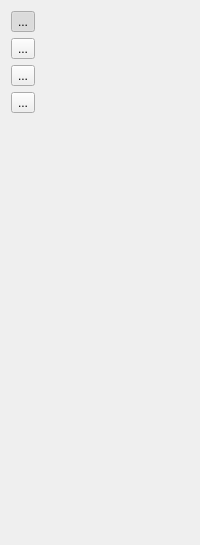
       <widget class="QWidget" name="tab_6">
        <attribute name="title">
         <string>Distortion</string>
        </attribute>
        <layout class="QGridLayout" name="gridLayout_2">
         <item row="0" column="0">
          <widget class="QToolButton" name="m_DistortionCorrectionZoomInButton">
           <property name="toolTip">
            <string>Zoom In</string>
           </property>
           <property name="text">
            <string>...</string>
           </property>
           <property name="icon">
            <iconset resource="qxrdresources.qrc">
             <normaloff>:/images/zoom-in.png</normaloff>:/images/zoom-in.png</iconset>
           </property>
           <property name="iconSize">
            <size>
             <width>24</width>
             <height>24</height>
            </size>
           </property>
           <property name="checkable">
            <bool>true</bool>
           </property>
           <property name="checked">
            <bool>true</bool>
           </property>
           <property name="autoExclusive">
            <bool>true</bool>
           </property>
          </widget>
         </item>
         <item row="0" column="1" rowspan="5">
          <widget class="QxrdDistortionCorrectionPlot" name="m_DistortionCorrectionPlot" native="true">
           <property name="sizePolicy">
            <sizepolicy hsizetype="Preferred" vsizetype="Preferred">
             <horstretch>1</horstretch>
             <verstretch>0</verstretch>
            </sizepolicy>
           </property>
          </widget>
         </item>
         <item row="1" column="0">
          <widget class="QToolButton" name="m_DistortionCorrectionZoomOutButton">
           <property name="toolTip">
            <string>Zoom Out</string>
           </property>
           <property name="text">
            <string>...</string>
           </property>
           <property name="icon">
            <iconset resource="qxrdresources.qrc">
             <normaloff>:/images/zoom-out.png</normaloff>:/images/zoom-out.png</iconset>
           </property>
           <property name="iconSize">
            <size>
             <width>24</width>
             <height>24</height>
            </size>
           </property>
          </widget>
         </item>
         <item row="2" column="0">
          <widget class="QToolButton" name="m_DistortionCorrectionZoomAllButton">
           <property name="toolTip">
            <string>Auto Scale</string>
           </property>
           <property name="text">
            <string>...</string>
           </property>
           <property name="icon">
            <iconset resource="qxrdresources.qrc">
             <normaloff>:/images/zoom-all.png</normaloff>:/images/zoom-all.png</iconset>
           </property>
           <property name="iconSize">
            <size>
             <width>24</width>
             <height>24</height>
            </size>
           </property>
          </widget>
         </item>
         <item row="3" column="0">
          <widget class="QToolButton" name="m_DistortionCorrectionMeasureButton">
           <property name="toolTip">
            <string>Measure Distances</string>
           </property>
           <property name="text">
            <string>...</string>
           </property>
           <property name="icon">
            <iconset resource="qxrdresources.qrc">
             <normaloff>:/images/measure.png</normaloff>:/images/measure.png</iconset>
           </property>
           <property name="iconSize">
            <size>
             <width>24</width>
             <height>24</height>
            </size>
           </property>
           <property name="checkable">
            <bool>true</bool>
           </property>
           <property name="autoExclusive">
            <bool>true</bool>
           </property>
           <property name="autoRaise">
            <bool>false</bool>
           </property>
           <property name="arrowType">
            <enum>Qt::NoArrow</enum>
           </property>
          </widget>
         </item>
         <item row="4" column="0">
          <spacer name="verticalSpacer_7">
           <property name="orientation">
            <enum>Qt::Vertical</enum>
           </property>
           <property name="sizeHint" stdset="0">
            <size>
             <width>20</width>
             <height>421</height>
            </size>
           </property>
          </spacer>
         </item>
        </layout>
       </widget>
